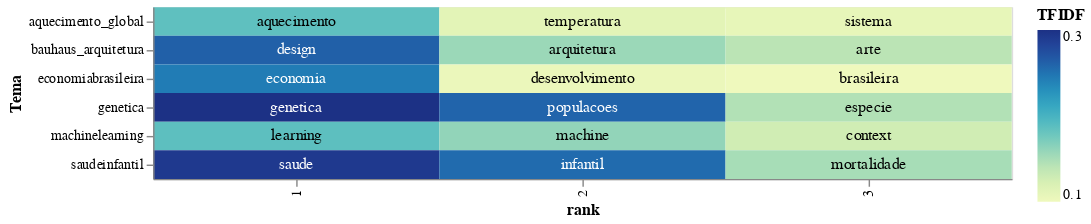

This figure's notebook cell:
### Code cell
# adding a little randomness to break ties in term ranking
top_tfidf_plusRand = top_tfidf.copy()
top_tfidf_plusRand['TFIDF'] = top_tfidf_plusRand['TFIDF'] + np.random.rand(top_tfidf.shape[0])*0.0001

# base for all visualizations, with rank calculation
base = alt.Chart(top_tfidf_plusRand).encode(
    x = 'rank:O',
    y = 'Tema:N'
).transform_window(
    rank = "rank()",
    sort = [alt.SortField("TFIDF", order="descending")],
    groupby = ["Tema"],
)

# heatmap specification
heatmap = base.mark_rect().encode(
    color = 'TFIDF:Q'
)

# text labels, white for darker heatmap colors
text = base.mark_text(baseline='middle').encode(
    text = 'Termo:N',
    color = alt.condition(alt.datum.TFIDF >= 0.2, alt.value('white'), alt.value('black'))
)

# display the three superimposed visualizations
(heatmap + text).properties(width = 600)

### Figure 1 — Vega-Lite specification as saved in the notebook (floating-point values rounded to 4 significant figures)
{"config": {"view": {"continuousWidth": 400, "continuousHeight": 300}}, "layer": [{"mark": "rect", "encoding": {"color": {"field": "TFIDF", "type": "quantitative"}, "x": {"field": "rank", "type": "ordinal"}, "y": {"field": "Tema", "type": "nominal"}}, "transform": [{"window": [{"op": "rank", "field": "", "as": "rank"}], "groupby": ["Tema"], "sort": [{"field": "TFIDF", "order": "descending"}]}]}, {"mark": {"type": "text", "baseline": "middle"}, "encoding": {"color": {"condition": {"value": "white", "test": "(datum.TFIDF >= 0.2)"}, "value": "black"}, "text": {"field": "Termo", "type": "nominal"}, "x": {"field": "rank", "type": "ordinal"}, "y": {"field": "Tema", "type": "nominal"}}, "transform": [{"window": [{"op": "rank", "field": "", "as": "rank"}], "groupby": ["Tema"], "sort": [{"field": "TFIDF", "order": "descending"}]}]}], "data": {"name": "data-e8b0dbb113fccc60a2ea73365b19ffbd"}, "width": 600, "$schema": "https://vega.github.io/schema/vega-lite/v4.17.0.json", "datasets": {"data-e8b0dbb113fccc60a2ea73365b19ffbd": [{"Tema": "aquecimento_global", "Termo": "aquecimento", "TFIDF": 0.171}, {"Tema": "aquecimento_global", "Termo": "temperatura", "TFIDF": 0.08969}, {"Tema": "aquecimento_global", "Termo": "sistema", "TFIDF": 0.08501}, {"Tema": "bauhaus_arquitetura", "Termo": "design", "TFIDF": 0.2565}, {"Tema": "bauhaus_arquitetura", "Termo": "arquitetura", "TFIDF": 0.1386}, {"Tema": "bauhaus_arquitetura", "Termo": "arte", "TFIDF": 0.1217}, {"Tema": "economiabrasileira", "Termo": "economia", "TFIDF": 0.2362}, {"Tema": "economiabrasileira", "Termo": "desenvolvimento", "TFIDF": 0.0806}, {"Tema": "economiabrasileira", "Termo": "brasileira", "TFIDF": 0.07577}, {"Tema": "genetica", "Termo": "genetica", "TFIDF": 0.2986}, {"Tema": "genetica", "Termo": "populacoes", "TFIDF": 0.2532}, {"Tema": "genetica", "Termo": "especie", "TFIDF": 0.1262}, {"Tema": "machinelearning", "Termo": "learning", "TFIDF": 0.1721}, {"Tema": "machinelearning", "Termo": "machine", "TFIDF": 0.1437}, {"Tema": "machinelearning", "Termo": "context", "TFIDF": 0.1064}, {"Tema": "saudeinfantil", "Termo": "saude", "TFIDF": 0.2901}, {"Tema": "saudeinfantil", "Termo": "infantil", "TFIDF": 0.2483}, {"Tema": "saudeinfantil", "Termo": "mortalidade", "TFIDF": 0.1321}]}}
